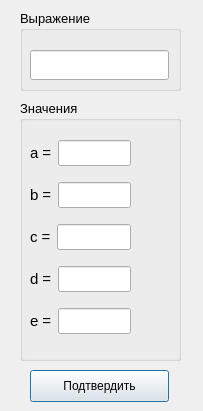
<?xml version="1.0" encoding="UTF-8"?>
<ui version="4.0">
 <class>NewExpression</class>
 <widget class="QDialog" name="NewExpression">
  <property name="geometry">
   <rect>
    <x>0</x>
    <y>0</y>
    <width>203</width>
    <height>411</height>
   </rect>
  </property>
  <property name="windowTitle">
   <string>Dialog</string>
  </property>
  <widget class="QPushButton" name="pushButton">
   <property name="geometry">
    <rect>
     <x>30</x>
     <y>370</y>
     <width>139</width>
     <height>32</height>
    </rect>
   </property>
   <property name="text">
    <string>Подтвердить</string>
   </property>
  </widget>
  <widget class="QGroupBox" name="groupBox">
   <property name="geometry">
    <rect>
     <x>20</x>
     <y>10</y>
     <width>161</width>
     <height>81</height>
    </rect>
   </property>
   <property name="font">
    <font>
     <pointsize>10</pointsize>
    </font>
   </property>
   <property name="title">
    <string>Выражение</string>
   </property>
   <widget class="QLineEdit" name="lineEdit">
    <property name="geometry">
     <rect>
      <x>10</x>
      <y>40</y>
      <width>139</width>
      <height>30</height>
     </rect>
    </property>
   </widget>
  </widget>
  <widget class="QGroupBox" name="groupBox_2">
   <property name="geometry">
    <rect>
     <x>20</x>
     <y>100</y>
     <width>161</width>
     <height>261</height>
    </rect>
   </property>
   <property name="font">
    <font>
     <pointsize>10</pointsize>
    </font>
   </property>
   <property name="title">
    <string>Значения</string>
   </property>
   <widget class="QWidget" name="">
    <property name="geometry">
     <rect>
      <x>10</x>
      <y>30</y>
      <width>101</width>
      <height>215</height>
     </rect>
    </property>
    <layout class="QVBoxLayout" name="verticalLayout">
     <item>
      <layout class="QHBoxLayout" name="horizontalLayout">
       <item>
        <widget class="QLabel" name="label">
         <property name="font">
          <font>
           <pointsize>11</pointsize>
          </font>
         </property>
         <property name="text">
          <string>a =</string>
         </property>
        </widget>
       </item>
       <item>
        <widget class="QLineEdit" name="lineEdit_a">
         <property name="font">
          <font>
           <pointsize>11</pointsize>
          </font>
         </property>
        </widget>
       </item>
      </layout>
     </item>
     <item>
      <layout class="QHBoxLayout" name="horizontalLayout_2">
       <item>
        <widget class="QLabel" name="label_2">
         <property name="font">
          <font>
           <pointsize>11</pointsize>
          </font>
         </property>
         <property name="text">
          <string>b =</string>
         </property>
        </widget>
       </item>
       <item>
        <widget class="QLineEdit" name="lineEdit_b">
         <property name="font">
          <font>
           <pointsize>11</pointsize>
          </font>
         </property>
        </widget>
       </item>
      </layout>
     </item>
     <item>
      <layout class="QHBoxLayout" name="horizontalLayout_3">
       <item>
        <widget class="QLabel" name="label_3">
         <property name="font">
          <font>
           <pointsize>11</pointsize>
          </font>
         </property>
         <property name="text">
          <string>c =</string>
         </property>
        </widget>
       </item>
       <item>
        <widget class="QLineEdit" name="lineEdit_c">
         <property name="font">
          <font>
           <pointsize>11</pointsize>
          </font>
         </property>
        </widget>
       </item>
      </layout>
     </item>
     <item>
      <layout class="QHBoxLayout" name="horizontalLayout_4">
       <item>
        <widget class="QLabel" name="label_4">
         <property name="font">
          <font>
           <pointsize>11</pointsize>
          </font>
         </property>
         <property name="text">
          <string>d =</string>
         </property>
        </widget>
       </item>
       <item>
        <widget class="QLineEdit" name="lineEdit_d">
         <property name="font">
          <font>
           <pointsize>11</pointsize>
          </font>
         </property>
        </widget>
       </item>
      </layout>
     </item>
     <item>
      <layout class="QHBoxLayout" name="horizontalLayout_5">
       <item>
        <widget class="QLabel" name="label_5">
         <property name="font">
          <font>
           <pointsize>11</pointsize>
          </font>
         </property>
         <property name="text">
          <string>e =</string>
         </property>
        </widget>
       </item>
       <item>
        <widget class="QLineEdit" name="lineEdit_e">
         <property name="font">
          <font>
           <pointsize>11</pointsize>
          </font>
         </property>
        </widget>
       </item>
      </layout>
     </item>
    </layout>
   </widget>
  </widget>
  <zorder>groupBox_2</zorder>
  <zorder>groupBox</zorder>
  <zorder>pushButton</zorder>
  <zorder>lineEdit</zorder>
  <zorder>layoutWidget</zorder>
  <zorder></zorder>
  <zorder></zorder>
  <zorder></zorder>
  <zorder>pushButton</zorder>
 </widget>
 <resources/>
 <connections/>
</ui>
